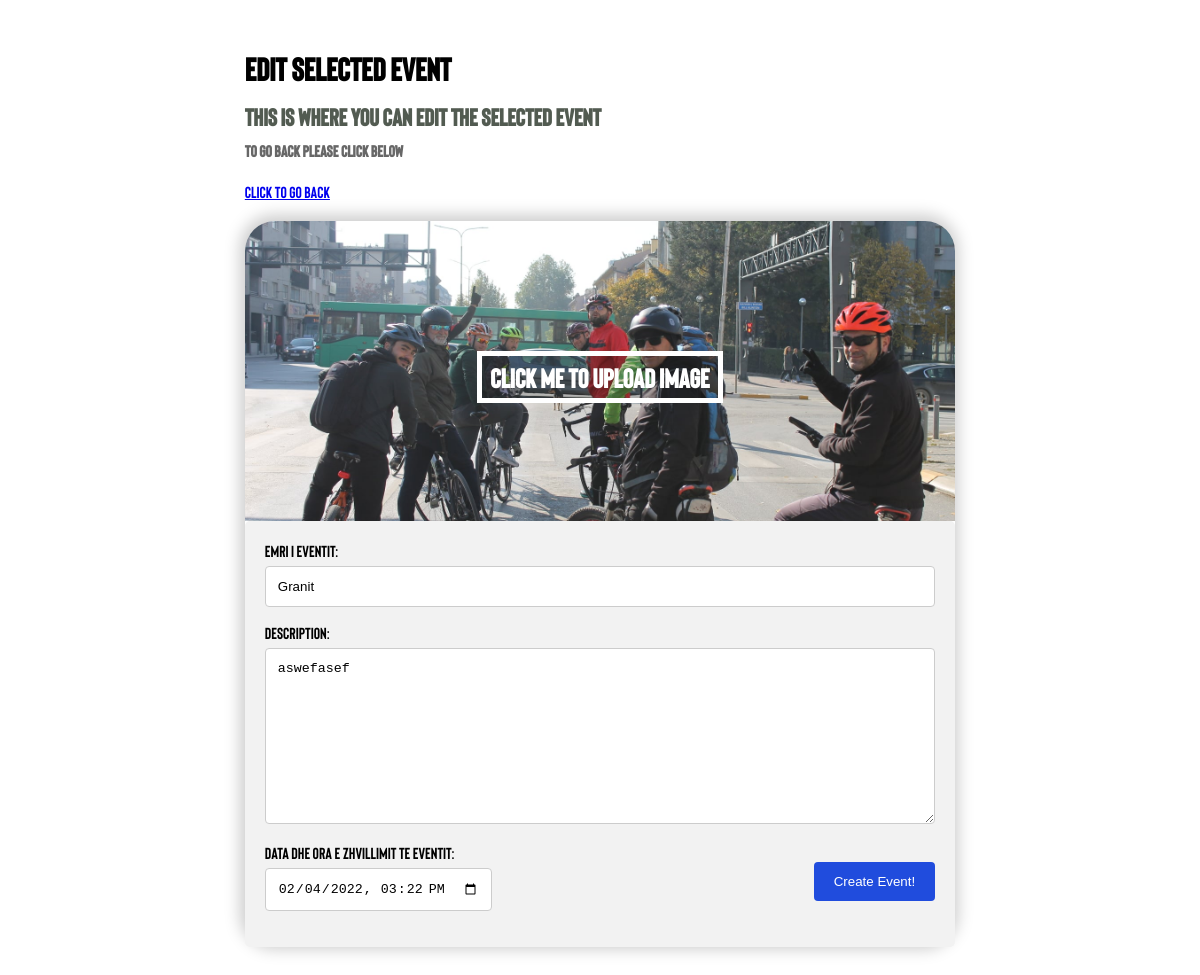
The page /components/events/EventetEdit.php?ID=4 (signed in) on the database its author committed.
### tables this page shows
CREATE TABLE `events` (
  `ID` int(11) NOT NULL,
  `Emri_eventit` varchar(255) NOT NULL,
  `Data_e` datetime NOT NULL,
  `Description_e` text NOT NULL,
  `Foto_eventi` varchar(255) NOT NULL
);

### controllers/EventControll.php (called while the page is built, shortened)
<?php
require_once '../../databaze/Database.php';
class EventControll
{
    public $db;
    public function __construct()
    {
        $this->db = new Database;
    }
    public function edit($ID){
        $query = $this->db->pdo->prepare('SELECT * from events WHERE ID = :ID');
        $query->bindParam(':ID', $ID);
        $query->execute();
        return $query->fetch();
    }
    public function dateFIX($date){
        $arraytemp = explode(" ",$date);
        $realDate = $arraytemp[0]."T".$arraytemp[1];
        return $realDate;
    }
}

### databaze/Database.php (called while the page is built, shortened)
<?php
class Database{
    public function __construct(){
        try{
            $link = new PDO('mysql:host=localhost;dbname=marakli_web', 'root','');
            $this->pdo = $link;
        }catch(PDOException $exception){
            die($exception->getMessage());
        }
    }
}
?>

### components/events/EventetEdit.php (the view, shortened to what this page needs)
<?php
require_once '../../controllers/eventControll.php';
if (isset($_GET['ID'])) {
    $itemID = $_GET['ID'];
}
$eventi = new EventControll;
$currEvent = $eventi -> edit($itemID);
?>
<!DOCTYPE html>
<html lang="en">
<head>
    <link rel="stylesheet" href="./css/EventetEdit.css">
</head>
<body>
    <div class="main">
        <div class="intro">
            <h1>Edit selected event</h1>
            <h2>This is where you can Edit the selected event</h2>
            <h4>To go back please click below</h4>
            <a href="Eventet.php">click to go back</a>
        </div>
        <div class="shop_item">
        <form method="POST">
                <div class="foto" style="background-image: url(<?php echo $currEvent['Foto_eventi']; ?>);">
                    <div class="upload">
                        <label class="file-input" for="img" id="change">Click me to upload image</label>
                    </div>
                </div>
                <div class="container">
                    <label for="emri">Emri i eventit:</label>
                    <input type="text" name="emri" id="emri" value="<?php echo $currEvent['Emri_eventit']; ?>">
                    <label for="desc">Description:</label>
                    <textarea name="desc" id="desc" cols="30" rows="10" ><?php echo $currEvent['Description_e']; ?></textarea>
                    <label for="data">Data dhe ora e zhvillimit te eventit:</label><br>
                    <input type="datetime-local" name="data" id="data" value="<?php echo $eventi->dateFIX($currEvent['Data_e']) ?>">
                    <input type="submit" name="submit" value="Create Event!">
            </form>
        </div>
    </div>
</body>
</html>

### components/events/css/EventetEdit.css (style rules this page uses)
.main { font-family: Bison; width: 60%; margin-left: auto; margin-right: auto; }
.intro { padding-bottom: 20px; padding-top: 20px; }
.intro h1 { margin-bottom: 15px; }
.intro h2 { margin: 0; margin-bottom: 10px; color: rgba(19, 32, 18, 0.733); }
.intro h4 { margin-top: 0; color: rgba(0, 0, 0, 0.596); }
.shop_item { margin-bottom: 30px; border-radius: 30px; box-shadow: -1px -2px 16px 4px rgba(0, 0, 0, 0.205); }
.foto { border-top-left-radius: 30px; border-top-right-radius: 30px; width: 100%; height: 300px; background-image: url("../../../photos/bg4.jpg"); background-position: center; background-repeat: no-repeat; background-size: cover; }
.upload { width: max-content; margin: auto; padding-top: 130px; }
.file-input { color: white; display: inline-block; background: rgba(0, 0, 0, 0.178); border: 5px solid rgb(255, 255, 255); padding: 5px 8px; cursor: pointer; font-weight: 700; font-size: 20pt; transition: 0.5s; }
input[type=text], input[type=datetime-local], select, textarea { width: 100%; padding: 12px; border: 1px solid #ccc; border-radius: 4px; box-sizing: border-box; margin-top: 6px; margin-bottom: 16px; resize: vertical; }
input[type=datetime-local] { width: max-content; }
input[type=submit] { background-color: rgb(32, 76, 221); color: white; padding: 12px 20px; border: none; border-radius: 4px; cursor: pointer; float: right; }
.container { border-radius: 5px; background-color: #f2f2f2; padding: 20px; }

### rows shown on the page
events: Foto_eventi (picture), emri "Granit", desc "aswefasef", data "02/04/2022 15:22"
